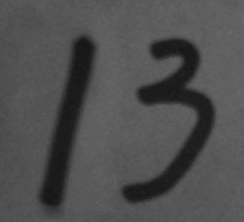
#> input picture Part 3/13.png, 244 x 222 px
$ python learning_7.py
#> lines starting #> are read from the running program, lines starting #| are printed output that depends on the picture; after the words box and inside, x2 and y2 are one past the last pixel; in counts of white or black regions, pixels touching at a corner belong together
# Chapter 19 Canny 边缘检测
"""
Canny边缘检测:
cv2.Canny(img, 最低阈值, 最高阈值)
"""
import cv2
from matplotlib import pyplot as plt


# 画图集函数
def DrawPictures(images_set, titles_set, rows, cols, num):
    for i in range(num):
        plt.subplot(rows, cols, i+1), plt.imshow(images_set[i], cmap='gray'), plt.title(titles_set[i])
        plt.xticks([]), plt.yticks([])
    plt.show()

img = cv2.imread('13.png', 0)
#> img is the input picture: shape (222, 244); min 20, max 106, mean 78.8
edges = cv2.Canny(img, 30, 70)
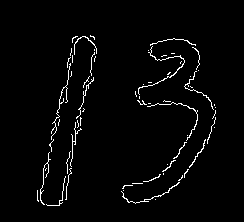
#> edges: shape (222, 244); 2.6% white in thin lines or dots, all inside (x1, y1, x2, y2) = (37, 35, 216, 206)

images = [img, edges]
titles = ['Original', 'Canny']

DrawPictures(images, titles, 1, 2, 2)
#> in DrawPictures, `plt.show()`:
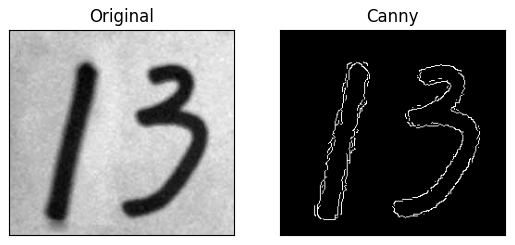
#> figure drawn by matplotlib, 2 panels

$ run again, with Part 3/apple.png copied over Part 3/13.png
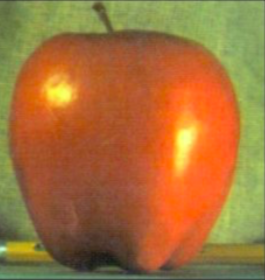
#> input picture Part 3/apple.png, 265 x 280 px
#> `edges = cv2.Canny(img, 30, 70)`:
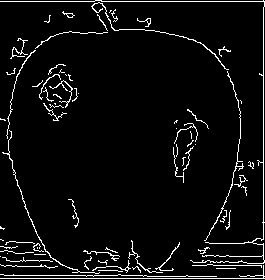
#> edges: shape (280, 265); 5.3% white in thin lines or dots
#> in DrawPictures, `plt.show()`:
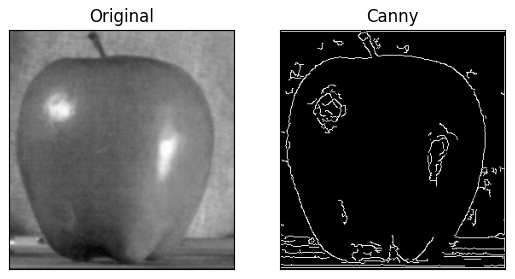
#> figure drawn by matplotlib, 2 panels
